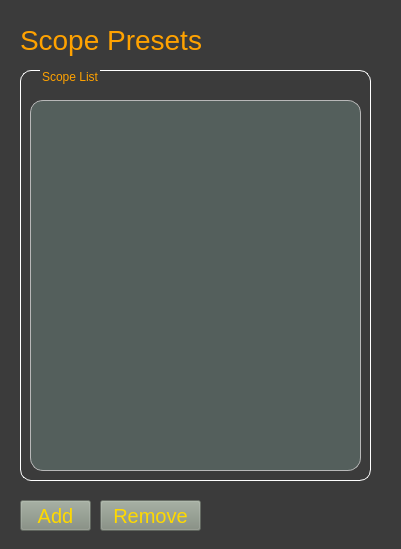
<?xml version="1.0" encoding="UTF-8"?>
<ui version="4.0">
 <class>Form</class>
 <widget class="QWidget" name="Form">
  <property name="geometry">
   <rect>
    <x>0</x>
    <y>0</y>
    <width>401</width>
    <height>549</height>
   </rect>
  </property>
  <property name="windowTitle">
   <string>Scope Presets</string>
  </property>
  <property name="styleSheet">
   <string notr="true">QWidget{
	background-color:rgb(59, 59, 59);
}</string>
  </property>
  <widget class="QGroupBox" name="scope_list_groupbox">
   <property name="geometry">
    <rect>
     <x>20</x>
     <y>70</y>
     <width>351</width>
     <height>411</height>
    </rect>
   </property>
   <property name="styleSheet">
    <string notr="true">QGroupBox {
	font: 11pt &quot;Microsoft YaHei UI&quot;;
	color: rgb(255, 162, 0);
	border: 1px solid white;
	border-radius: 11px;
}

QGroupBox::title{
	left: 20px;
}</string>
   </property>
   <property name="title">
    <string>Scope List</string>
   </property>
   <widget class="QListView" name="scope_list_listview">
    <property name="geometry">
     <rect>
      <x>10</x>
      <y>30</y>
      <width>331</width>
      <height>371</height>
     </rect>
    </property>
    <property name="styleSheet">
     <string notr="true">QListView{
	color: rgb(255, 238, 210);
	background-color:rgb(84, 95, 92);
	border: 1px solid rgb(184, 184, 184) ;
	border-radius: 13px;
	font: 11pt &quot;MS Shell Dlg 2&quot;;
}</string>
    </property>
   </widget>
  </widget>
  <widget class="QLabel" name="scope_label">
   <property name="geometry">
    <rect>
     <x>20</x>
     <y>20</y>
     <width>181</width>
     <height>40</height>
    </rect>
   </property>
   <property name="styleSheet">
    <string notr="true">QLabel {
	font: 25 7pt &quot;Bahnschrift Light&quot;;
	font-size: 28px;
	color: rgb(255, 162, 0)
}</string>
   </property>
   <property name="text">
    <string>Scope Presets</string>
   </property>
  </widget>
  <widget class="QPushButton" name="add_button">
   <property name="geometry">
    <rect>
     <x>20</x>
     <y>500</y>
     <width>71</width>
     <height>31</height>
    </rect>
   </property>
   <property name="styleSheet">
    <string notr="true">QPushButton {
	font: 75 12pt &quot;Sitka Small&quot;;
	font-size: 20px;
	color: rgb(255, 217, 0);
	padding: 5px;
    background: rgb(128, 138, 124, 99);

}
QPushButton:hover {
	background:rgb(147, 134, 111);
}</string>
   </property>
   <property name="text">
    <string>Add</string>
   </property>
  </widget>
  <widget class="QPushButton" name="remove_button">
   <property name="geometry">
    <rect>
     <x>100</x>
     <y>500</y>
     <width>101</width>
     <height>31</height>
    </rect>
   </property>
   <property name="styleSheet">
    <string notr="true">QPushButton {
	font: 75 12pt &quot;Sitka Small&quot;;
	font-size: 20px;
	color: rgb(255, 217, 0);
	padding: 5px;
    background: rgb(128, 138, 124, 99);

}
QPushButton:hover {
	background:rgb(147, 134, 111);
}</string>
   </property>
   <property name="text">
    <string>Remove</string>
   </property>
  </widget>
  <zorder>scope_list_groupbox</zorder>
  <zorder>add_button</zorder>
  <zorder>scope_label</zorder>
  <zorder>remove_button</zorder>
 </widget>
 <resources/>
 <connections/>
</ui>
